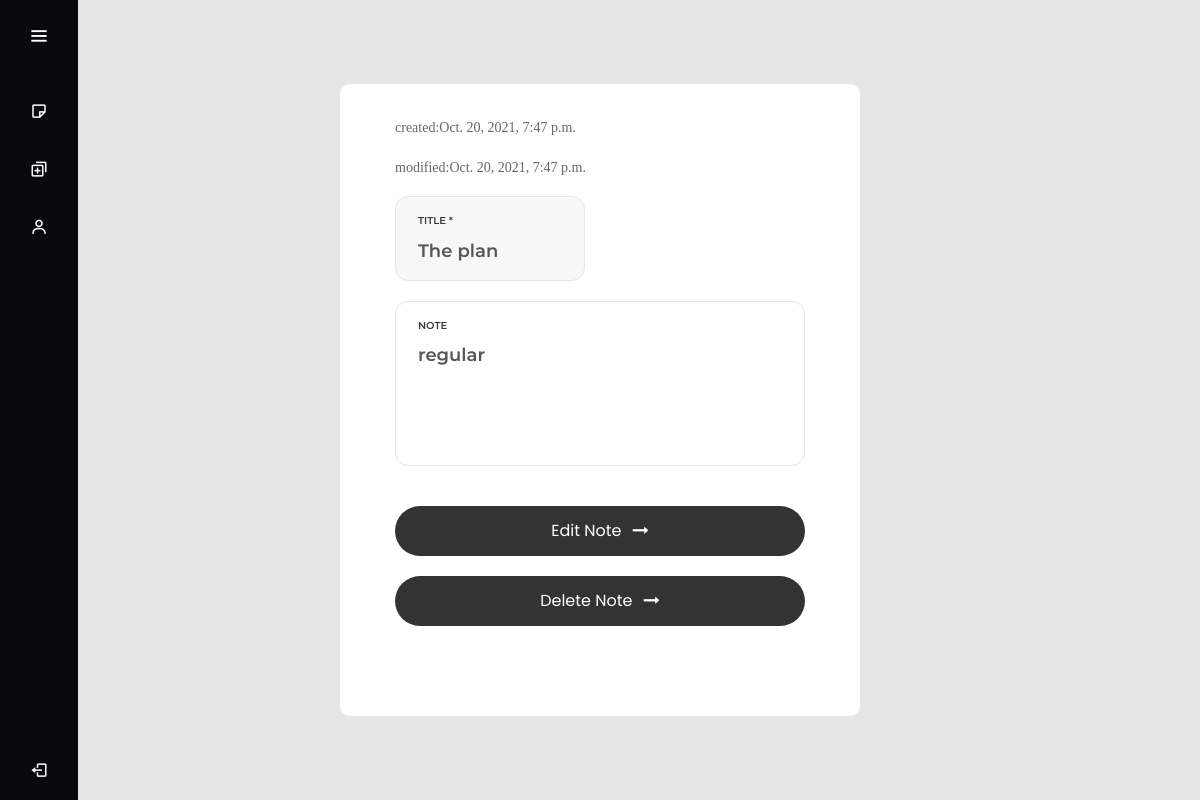
The app's page / (signed in), older data.
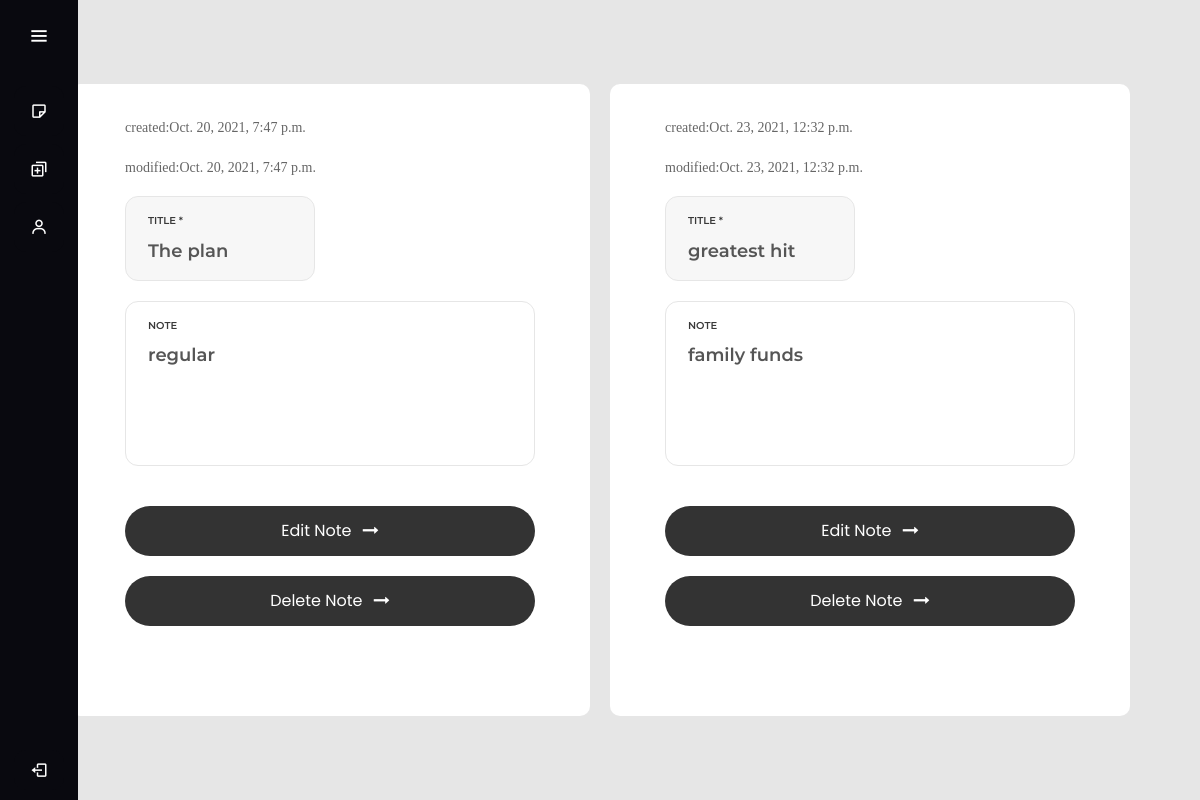
The same page, newer data.
### Task/models.py (models this page shows)
class Notes(models.Model):
    title=models.CharField(max_length=100,blank=True)
    note=models.TextField(blank=True,null=True)
    created_at = models.DateTimeField(auto_now_add=True,blank=True,null=True)
    modified_at = models.DateTimeField(auto_now=True,blank=True,null=True)
    user=models.ForeignKey('User' ,on_delete=models.CASCADE,related_name='noelated',null=True)

### Task/views.py (the view)
# urls.py: path('', views.viewnote,name='viewnote'),#page
def viewnote(request):
    name=request.user.username
    if request.user.is_authenticated :
        notes=request.user.noelated.all()
        context={
            "notes":notes,
            'name':name,
        }
        return render(request,'task/viewnotes.html',context)
    else:
        return redirect('login')

### Task/templates/task/viewnotes.html
{% extends 'task/index.html' %} {%block title%} Your Notes {%endblock%}
{%block body%}
<div class="container-contact100  ">
  {% for note in notes%}
  <div class="wrap-contact100 ">
    <p id="pra" >created:{{note.created_at}}</p>
    <p id="pra" >modified:{{note.modified_at}}</p>
    <form class="contact100-form validate-form">
      <div class="wrap-input100 validate-input bg1 rs1-wrap-input100" data-validate="Enter Your Email (e@a.x)">
        <span class="label-input100">Title *</span>
        <input class="input100" type="text" name="title" placeholder="Title here " value="{{note.title}}" />
      </div>
      <div class="wrap-input100 validate-input bg0 rs1-alert-validate" data-validate="Please Type Your Message">
        <span class="label-input100">Note</span>
        <textarea class="input100" name="message" placeholder="Your note here...">{{note.note}}</textarea>
      </div>
      <div class="container-contact100-form-btn">
        <button class="contact100-form-btn">
          <span>
            <a  class="a-btn" href="{% url 'updatenote' note.id %}"> Edit Note </a>
            <i class="fa fa-long-arrow-right m-l-7" aria-hidden="true"></i>
          </span>
        </button>
      </div>
      <div class="container-contact100-form-btn">
        <button id="del-btn" class="contact100-form-btn" type="submit" >
          <span >
           <a class="a-btn" href="{% url 'deletenote' note.id %}">Delete Note</a>
            <i class="fa fa-long-arrow-right m-l-7"  aria-hidden="true"></i>
          </span>
        </button>
      </div>
    </form>
  </div>{%endfor%}
</div>
{%endblock%}

### Task/templates/task/index.html (shortened to what this page needs)
{% load static %}
<!DOCTYPE html>
<html lang="en">
<head>
	<link rel="stylesheet" type="text/css" href="{% static 'task/vendor/bootstrap/css/bootstrap.min.css' %}">
	<link rel="stylesheet" type="text/css" href="{% static 'task/fonts/font-awesome-4.7.0/css/font-awesome.min.css' %}">
	<link rel="stylesheet" type="text/css"
		href="{% static 'task/fonts/iconic/css/material-design-iconic-font.min.css' %}">
	<link rel="stylesheet" type="text/css" href="{% static 'task/vendor/animate/animate.css' %}">
	<link rel="stylesheet" type="text/css" href="{% static 'task/vendor/css-hamburgers/hamburgers.min.css' %}">
	<link rel="stylesheet" type="text/css" href="{% static 'task/vendor/animsition/css/animsition.min.css' %}">
	<link rel="stylesheet" type="text/css" href="{% static 'task/vendor/select2/select2.min.css' %}">
	<link rel="stylesheet" type="text/css" href="{% static 'task/vendor/daterangepicker/daterangepicker.css' %}">
	<link rel="stylesheet" type="text/css" href="{% static 'task/vendor/noui/nouislider.min.css' %}">
	<link rel="stylesheet" type="text/css" href="{% static 'task/css/util.css' %}">
	<link rel="stylesheet" type="text/css" href="{% static 'task/css/main.css' %}">
	<link rel="stylesheet" href="{% static 'task/css/style.css' %}">
	<link href='https://unpkg.com/boxicons@2.0.7/css/boxicons.min.css' rel='stylesheet'>
	<link rel="stylesheet" href="https://stackpath.bootstrapcdn.com/bootstrap/4.4.1/css/bootstrap.min.css"
>
</head>
<body>
	<div class="sidebar">
		<div class="logo-details">
			<i class='bx bx-menu' id="btn"></i>
		</div>
		<ul class="nav-list">
			<li>
				<a href="{% url 'viewnote' %}">
					<i class='bx bx-note'></i>
				</a>
			</li>
			<li>
				<a href="{% url 'addnotepage' %}">
					<i class='bx bx-duplicate'></i>
				</a>
			</li>
			{% if not user.is_authenticated %}
			<li>
				<a href="{% url 'login' %}">
					<i class='bx bx-log-in'></i>
					<span class="links_name">Log-in</span>
				</a>
				<span class="tooltip">Log-in</span>
			</li>
			<li>
				<a href="{% url 'signup' %}">
					<i class='bx bx-user-plus'></i>
					<span class="links_name">Sign-up</span>
				</a>
				<span class="tooltip">Sign-up</span>
			</li>
			{% else %}
			<li>
				<a href="#">
					<i class='bx bx-user'></i>
				</a>
			</li>
			<li class="profile">
				<a href="{% url 'logout' %}">
					<i class='bx bx-log-out'></i>
				</a>
			</li>
			{% endif %}
		</ul>
	</div>
	<div>
		{%block body%}
		{%endblock %}
	</div>
</body>
</html>

### Task/static/task/css/main.css (style rules this page uses)
* { margin: 0px; padding: 0px; box-sizing: border-box; }
body, html { height: 100%; font-family: Poppins-Regular, sans-serif; }
a { font-family: Poppins-Regular; font-size: 14px; line-height: 1.7; color: #666666; margin: 0px; transition: all 0.4s; -webkit-transition: all 0.4s; -o-transition: all 0.4s; -moz-transition: all 0.4s; }
p { font-family: Poppins-Regular; font-size: 14px; line-height: 1.7; color: #666666; margin: 0px; }
ul, li { margin: 0px; list-style-type: none; }
input { outline: none; border: none; }
textarea { outline: none; border: none; }
button { outline: none !important; border: none; background: transparent; }
.bg0 { background-color: #fff; }
.bg1 { background-color: #f7f7f7; }
.container-contact100 { width: 100%; min-height: 100vh; display: -webkit-box; display: -webkit-flex; display: -moz-box; display: -ms-flexbox; display: flex; flex-wrap: wrap; justify-content: center; align-items: center; padding: 5px; background: #e6e6e6; }
.wrap-contact100 { width: 520px; background: #fff; border-radius: 10px; overflow: hidden; padding: 32px 55px 90px 55px; margin: 10px; }
.contact100-form { width: 100%; display: -webkit-box; display: -webkit-flex; display: -moz-box; display: -ms-flexbox; display: flex; flex-wrap: wrap; justify-content: space-between; }
.wrap-input100 { width: 100%; position: relative; border: 1px solid #e6e6e6; border-radius: 13px; padding: 10px 30px 9px 22px; margin-bottom: 20px; }
.rs1-wrap-input100 { width: calc((100% - 30px) / 2); }
.label-input100 { font-family: Montserrat-SemiBold; font-size: 10px; color: #393939; line-height: 1.5; text-transform: uppercase; }
.input100 { display: block; width: 100%; background: transparent; font-family: Montserrat-SemiBold; font-size: 18px; color: #555555; line-height: 1.2; padding-right: 15px; overflow: hidden; resize: none; }
input.input100 { height: 40px; }
.a-btn { color: inherit; font: inherit; }
textarea.input100 { min-height: 120px; padding-top: 9px; padding-bottom: 13px; }
.container-contact100-form-btn { display: -webkit-box; display: -webkit-flex; display: -moz-box; display: -ms-flexbox; display: flex; flex-wrap: wrap; justify-content: center; padding-top: 20px; width: 100%; }
.contact100-form-btn { display: -webkit-box; display: -webkit-flex; display: -moz-box; display: -ms-flexbox; display: flex; justify-content: center; align-items: center; padding: 0 20px; width: 100%; height: 50px; background-color: #333333; border-radius: 25px; font-family: Montserrat-Medium; font-size: 16px; color: #fff; line-height: 1.2; -webkit-transition: all 0.4s; -o-transition: all 0.4s; -moz-transition: all 0.4s; transition: all 0.4s; }
.contact100-form-btn i { -webkit-transition: all 0.4s; -o-transition: all 0.4s; -moz-transition: all 0.4s; transition: all 0.4s; }
.validate-input { position: relative; }

### Task/static/task/css/style.css (style rules this page uses)
* { margin: 0; padding: 0; box-sizing: border-box; font-family: "Poppins" , sans-serif; }
.sidebar { position: fixed; left: 0; top: 0; height: 100%; width: 78px; background: #09090f; padding: 6px 14px; z-index: 99; transition: all 0.5s ease; }
.sidebar .logo-details { height: 60px; display: flex; align-items: center; position: relative; }
.sidebar .logo-details #btn { position: absolute; top: 50%; right: 0; transform: translateY(-50%); font-size: 22px; transition: all 0.4s ease; font-size: 23px; text-align: center; cursor: pointer; transition: all 0.5s ease; }
.sidebar i { color: #fff; height: 60px; min-width: 50px; font-size: 28px; text-align: center; line-height: 60px; }
.sidebar .nav-list { margin-top: 20px; height: 100%; }
.sidebar li { position: relative; margin: 8px 0; list-style: none; }
.sidebar li a { display: flex; height: 100%; width: 100%; border-radius: 12px; align-items: center; text-decoration: none; transition: all 0.4s ease; background: #09090f; }
.sidebar li i { height: 50px; line-height: 50px; font-size: 18px; border-radius: 12px; }
.sidebar li.profile { position: fixed; height: 60px; width: 78px; left: 0; bottom: -8px; padding: 10px 14px; background: #09090f; transition: all 0.5s ease; overflow: hidden; }

Row changes from the older to the newer data that the page shows:
added Notes: created_at "Oct. 23, 2021, 12:32 p.m.", modified_at "Oct. 23, 2021, 12:32 p.m.", title "greatest hit", message "family funds"
